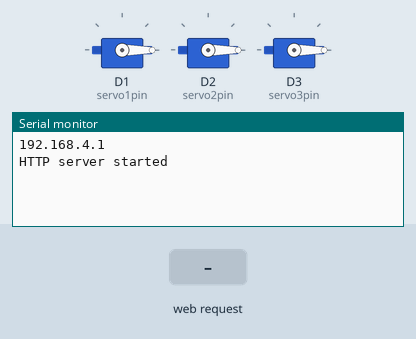
Simulated run of this sketch. Board: ESP8266 (NodeMCU). Shown: 3 × servo, the last lines printed to the serial monitor. The test bench sets the inputs (shaded band). Random numbers use the default seed unless the sketch sets one.

Above: at 1.3 s.
1.4 s: HTTP request GET / received
At 1.7 s:
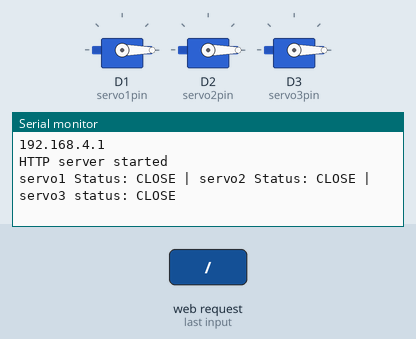
2.9 s: HTTP request GET /book received
At 4.1 s:
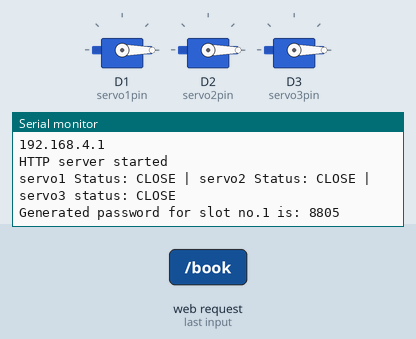
4.4 s: HTTP request GET /close received
At 5.2 s:
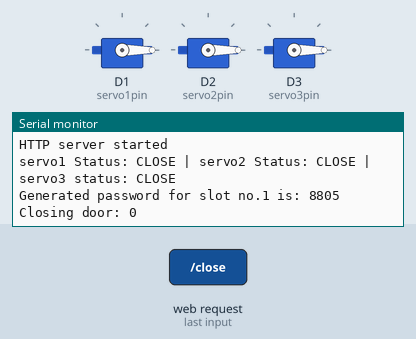

The sketch:

webpage.ino
```cpp
#include <ESP8266WiFi.h>
#include <ESP8266WebServer.h>
#include <Servo.h>

Servo myservo1;
Servo myservo2;
Servo myservo3;

/* Put your SSID & Password */
const char* ssid = "NodeMCU";  // Enter SSID here
const char* password = "12345678";  //Enter Password here

/* Put IP Address details */
IPAddress local_ip(192,168,1,1);
IPAddress gateway(192,168,1,1);
IPAddress subnet(255,255,255,0);

ESP8266WebServer server(80);

#define servo1pin  D1
bool servo1status = HIGH;

#define servo2pin  D2
bool servo2status = HIGH;

#define servo3pin D3
bool servo3status= HIGH;

unsigned int bookings[3]={0,0,0};
unsigned short int verifies[3]={0,0,0};
short int flag=-1, got=0, take=0, verified=0, servo=-1, closing=0, start=0;

void setup() {
  Serial.begin(115200);

  myservo1.attach(servo1pin);
  myservo2.attach(servo2pin);
  myservo3.attach(servo3pin);

  WiFi.softAP(ssid, password);
//  WiFi.softAPConfig(local_ip, gateway, subnet);
  delay(100);
  IPAddress ip= WiFi.softAPIP();
  Serial.println(ip);
  server.on("/", handle_OnConnect);
  server.on("/book", booking_process);
  server.on("/open", take_password);
  server.on("/got", got_it);
  server.on("/close", close_door);
  server.on("/action_page", handleform_n_verify);
  server.onNotFound(handle_NotFound);

  server.begin();
  Serial.println("HTTP server started");

  myservo1.write(0);

  myservo2.write(0);

  myservo3.write(0);

}
void loop() {
  server.handleClient();
}

void handleform_n_verify()
{
  int i=0;
  start=1;
  String password= server.arg("password");
  Serial.print("Password recieved: ");
  Serial.println(password);
  take=0;

  // To verify:
  for (i=0; i<3; i++)
  {
    if (String(bookings[i])==password)
    {
      verified=1;
      verifies[i]+=1;
      closing=0;
      servo=i;
      if (verifies[i]==2)
      {
        verifies[i]=0;
        bookings[i]=0;
      }
      break;
    }
  }

  if (i==3)
  {
    servo=-1;
    verified=0;
    server.send(200, "text/html", SendHTML(servo1status,servo2status, servo3status));
  }
  else
  open_door();

}

void open_door()
{
  //turn respective servo by 150
  Serial.print("open door: ");
  Serial.println(servo+1);
  if (servo==0)
  myservo1.write(150);

  if (servo==1)
  myservo2.write(150);

  if (servo==2)
  myservo3.write(150);

    server.send(200, "text/html", SendHTML(servo1status,servo2status, servo3status));
}

void close_door()
{
  // rotate the respective servo to 0
  Serial.print("Closing door: ");
  Serial.println(servo+1);

  if (servo==0)
  myservo1.write(0);

  if (servo==1)
  myservo2.write(0);

  if (servo==2)
  myservo3.write(0);

  closing=1;

  server.send(200, "text/html", SendHTML(servo1status,servo2status, servo3status));
}

void got_it()
{
  got=1;
  server.send(200, "text/html", SendHTML(servo1status,servo2status, servo3status));
}

void take_password()
{
  //take password through html forms
  take=1;
  server.send(200, "text/html", SendHTML(servo1status,servo2status, servo3status));
}


void handle_OnConnect() {
  servo1status = LOW;
  servo2status = LOW;
  servo3status = LOW;
  Serial.println("servo1 Status: CLOSE | servo2 Status: CLOSE | servo3 status: CLOSE");
  server.send(200, "text/html", SendHTML(servo1status,servo2status, servo3status));
}


//void handle_servo3off() {
//  servo3status = LOW;
//  Serial.println("servo3 Status: CLOSE");
//  server.send(200, "text/html", SendHTML(servo1status,servo2status, false));
//}

void handle_NotFound(){
  server.send(404, "text/plain", "Not found");
}

void booking_process(){
  int i=0;
  for (i=0; i<3; i++)
  {
    if (bookings[i]==0)
    {
      //random password generator for that slot
      bookings[i] = random(999, 10000);
      flag=i;
      Serial.print("Generated password for slot no.");
      Serial.print(i+1);
      Serial.print(" is: ");
      Serial.println(bookings[i]);
      got=0;
      break;
    }
  }
  if (i==3){
    //no bookings
    flag= -1;
    got=0;
  }

server.send(200, "text/html", SendHTML(servo1status,servo2status, false));
}

String SendHTML(uint8_t servo1stat,uint8_t servo2stat, uint8_t servo3stat){
  String ptr = "<!DOCTYPE html> <html>\n";
  ptr +="<head><meta name=\"viewport\" content=\"width=device-width, initial-scale=1.0, user-scalable=no\">\n";
  ptr +="<title>LED Control</title>\n";
  ptr +="<style>html { font-family: Helvetica; display: inline-block; margin: 0px auto; text-align: center;}\n";
  ptr +="body{margin-top: 50px;} h1 {color: #000000;margin: 50px auto 30px;} h3 {color: #000000;margin-bottom: 50px;}\n";
  ptr +=".button {display: block;width: 80px;background-color: #1abc9c;border: none;color: white;padding: 13px 30px;text-decoration: none;font-size: 25px;margin: 0px auto 35px;cursor: pointer;border-radius: 4px;}\n";
  ptr +=".button-on {background-color: blue;}\n";
  ptr +=".button-on:active {background-color: #16a085;}\n";
  ptr +=".button-off {background-color: #34495e;}\n";
  ptr +=".button-off:active {background-color: #2c3e50;}\n";
  ptr +="p {font-size: 20px;color: #000000;margin-bottom: 10px;}\n";
  ptr +="</style>\n";
  ptr +="</head>\n";
  ptr +="<body>\n";
  ptr +="<h1>WELCOME TO DELIVEREASE.COM</h1>\n";
  ptr +="<h3>An attempt to revolutionalize the delivery system</h3>\n";
  ptr += "<p>Please select either of the buttons below to Book/Place/Access a parcel</p>\n";
  ptr +="<a class=\"button button-off\" href=\"/book\">Book Slot</a>\n";
  ptr +="<a class=\"button button-on\" href=\"/open\">OPEN</a>\n";

  if (flag!=-1 && got!=1)
  {
    ptr+="<p>You have booked slot no: ";
    ptr+=String(flag+1);
    ptr+="</p>\n";

    ptr+= "<p>Your password is: ";
    ptr+=String(bookings[flag]);
    ptr+="</p>\n";
    ptr+="<a class=\"button button-off\" href=\"/got\">Got it</a>\n";
  }
  if (flag==-1 && got!=1 )
  {
    ptr+="<p>Sorry, no Slots available</p>\n";
    ptr+="<a class=\"button button-off\" href=\"/got\">Got it</a>\n";
  }

  if (take==1)
  {
    ptr+="<form action=\"/action_page\">\n";
    ptr+= "<input type=\"text\" name=\"password\" autocomplete=\"off\" placeholder=\"Password ?\">\n";
    ptr+= "<input type=\"submit\" value=\"Confirm\"></form> \n";
  }

  if (verified==1 && closing !=1)
  {
    ptr+= "<p>Password verified</p>\n";
    ptr+= "<p>Slot number ";
    ptr+= String(servo+1);
    ptr+= " is open</p>\n";
    ptr +="<a class=\"button button-off\" href=\"/close\">Close</a>\n";
  }

  else if (verified==0 && start==1)
  {
    ptr+= "<p>Wrong Password</p>\n";

  }


//   if(servo1stat)
//  {ptr +="<p>servo1 Status: OPEN</p><a class=\"button button-off\" href=\"/servo1off\">CLOSE</a>\n";}
//  else
//  {ptr +="<p>servo1 Status: CLOSE</p><a class=\"button button-on\" href=\"/servo1on\">OPEN</a>\n";}


  ptr +="</body>\n";
  ptr +="</html>\n";
  return ptr;
}
```

Measured:
- after the input at 1.4 s, the serial monitor: prints a new line at once (image 1)
- after the input at 2.9 s, the serial monitor: prints a new line at once (image 2)
- after the input at 4.4 s, the serial monitor: prints a new line at once (image 3)
